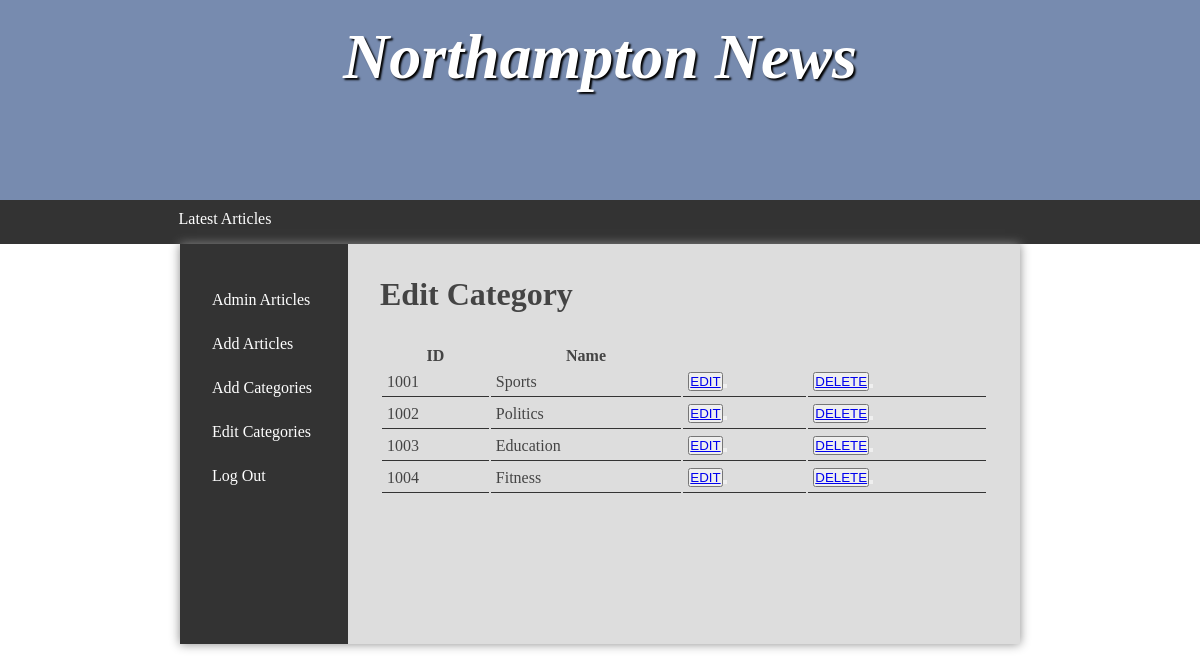
Page /adminArticles.php?adminActivity=editCategory (signed in) on the committed database.
### tables this page shows
CREATE TABLE category(
    id INT(5) NOT NULL auto_increment,
	name VARCHAR(255) NOT NULL,
	PRIMARY KEY (id)
);

### categoryView.php (the view)
<article>
    <?php
        echo '<h2>Edit Category</h2>';
        require 'dbConnection.php';
        $find = "SELECT id, name FROM category";
        $category = $pdo->query($find);
        echo '<table>
                <tr>
                    <th>ID</th>
                    <th>Name</th>
                </tr>';
        foreach($category as $row){
            $tableInfo = '<tr>
                            <td>'.$row['id'].'</td>
                            <td>'.$row['name'].'</td>
                            <td><button><a href = "adminArticles.php?adminActivity=editForm&id='.$row['id'].'">EDIT</a><button></td>
                            <td><button><a href = "deleteCategory.php?id='.$row['id'].'">DELETE</a><button></td>
                          </tr>';
            echo $tableInfo;
        }
        echo '</table>';
    ?>
</article>

### styles.css (style rules this page uses)
* { margin: 0; padding: 0; }
html { font-family: 'Oxygen-Regular', times, verdana, sans-serif; }
body { background-color: #fff; }
main h2 { font-size:2em; }
p, li, h2 { margin-bottom: 1em; }
table { width: 100%; margin-top: 20px; }
td { padding: 5px; border-bottom: 1px solid #333; }

### rows in the picture
category: id "1001", name "Sports"
category: id "1002", name "Politics"
category: id "1003", name "Education"
category: id "1004", name "Fitness"
